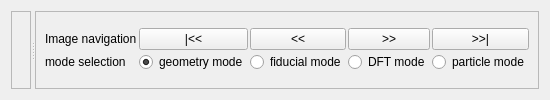
             <widget class="QWidget" name="tab_9">
              <attribute name="title">
               <string>ImageReg</string>
              </attribute>
              <layout class="QVBoxLayout" name="verticalLayout_22">
               <item>
                <widget class="QSplitter" name="splitter_2">
                 <property name="orientation">
                  <enum>Qt::Horizontal</enum>
                 </property>
                 <widget class="QFrame" name="frame_6">
                  <property name="maximumSize">
                   <size>
                    <width>200</width>
                    <height>16777215</height>
                   </size>
                  </property>
                  <property name="frameShape">
                   <enum>QFrame::StyledPanel</enum>
                  </property>
                  <property name="frameShadow">
                   <enum>QFrame::Raised</enum>
                  </property>
                  <layout class="QVBoxLayout" name="verticalLayout_20">
                   <item>
                    <layout class="QGridLayout" name="grid_alignment"/>
                   </item>
                  </layout>
                 </widget>
                 <widget class="QFrame" name="frame_7">
                  <property name="frameShape">
                   <enum>QFrame::StyledPanel</enum>
                  </property>
                  <property name="frameShadow">
                   <enum>QFrame::Raised</enum>
                  </property>
                  <layout class="QVBoxLayout" name="verticalLayout_21">
                   <item>
                    <layout class="QGridLayout" name="graphics_layout">
                     <property name="spacing">
                      <number>2</number>
                     </property>
                     <item row="0" column="0">
                      <layout class="QGridLayout" name="gridLayout_13">
                       <item row="0" column="4">
                        <widget class="QPushButton" name="pushButton_next_img">
                         <property name="sizePolicy">
                          <sizepolicy hsizetype="Expanding" vsizetype="Fixed">
                           <horstretch>0</horstretch>
                           <verstretch>0</verstretch>
                          </sizepolicy>
                         </property>
                         <property name="text">
                          <string>&gt;&gt;</string>
                         </property>
                        </widget>
                       </item>
                       <item row="0" column="2">
                        <widget class="QPushButton" name="pushButton_select_first">
                         <property name="sizePolicy">
                          <sizepolicy hsizetype="Expanding" vsizetype="Fixed">
                           <horstretch>0</horstretch>
                           <verstretch>0</verstretch>
                          </sizepolicy>
                         </property>
                         <property name="text">
                          <string>|&lt;&lt;</string>
                         </property>
                        </widget>
                       </item>
                       <item row="0" column="1">
                        <widget class="QLabel" name="label_2">
                         <property name="sizePolicy">
                          <sizepolicy hsizetype="Fixed" vsizetype="Preferred">
                           <horstretch>0</horstretch>
                           <verstretch>0</verstretch>
                          </sizepolicy>
                         </property>
                         <property name="text">
                          <string>Image navigation</string>
                         </property>
                        </widget>
                       </item>
                       <item row="1" column="1">
                        <widget class="QLabel" name="label_52">
                         <property name="text">
                          <string>mode selection</string>
                         </property>
                        </widget>
                       </item>
                       <item row="0" column="3">
                        <widget class="QPushButton" name="pushButton_pre_img">
                         <property name="sizePolicy">
                          <sizepolicy hsizetype="Expanding" vsizetype="Fixed">
                           <horstretch>0</horstretch>
                           <verstretch>0</verstretch>
                          </sizepolicy>
                         </property>
                         <property name="text">
                          <string>&lt;&lt;</string>
                         </property>
                        </widget>
                       </item>
                       <item row="1" column="3">
                        <widget class="QRadioButton" name="radioButton_fiducial">
                         <property name="sizePolicy">
                          <sizepolicy hsizetype="Expanding" vsizetype="Fixed">
                           <horstretch>0</horstretch>
                           <verstretch>0</verstretch>
                          </sizepolicy>
                         </property>
                         <property name="text">
                          <string>fiducial mode</string>
                         </property>
                        </widget>
                       </item>
                       <item row="1" column="4">
                        <widget class="QRadioButton" name="radioButton_dft">
                         <property name="sizePolicy">
                          <sizepolicy hsizetype="Expanding" vsizetype="Fixed">
                           <horstretch>0</horstretch>
                           <verstretch>0</verstretch>
                          </sizepolicy>
                         </property>
                         <property name="text">
                          <string>DFT mode</string>
                         </property>
                        </widget>
                       </item>
                       <item row="1" column="5">
                        <widget class="QRadioButton" name="radioButton_particle">
                         <property name="sizePolicy">
                          <sizepolicy hsizetype="Expanding" vsizetype="Fixed">
                           <horstretch>0</horstretch>
                           <verstretch>0</verstretch>
                          </sizepolicy>
                         </property>
                         <property name="text">
                          <string>particle mode</string>
                         </property>
                        </widget>
                       </item>
                       <item row="0" column="5">
                        <widget class="QPushButton" name="pushButton_select_last">
                         <property name="sizePolicy">
                          <sizepolicy hsizetype="Expanding" vsizetype="Fixed">
                           <horstretch>0</horstretch>
                           <verstretch>0</verstretch>
                          </sizepolicy>
                         </property>
                         <property name="text">
                          <string>&gt;&gt;|</string>
                         </property>
                        </widget>
                       </item>
                       <item row="1" column="2">
                        <widget class="QRadioButton" name="radioButton_select">
                         <property name="sizePolicy">
                          <sizepolicy hsizetype="Expanding" vsizetype="Fixed">
                           <horstretch>0</horstretch>
                           <verstretch>0</verstretch>
                          </sizepolicy>
                         </property>
                         <property name="text">
                          <string>geometry mode</string>
                         </property>
                         <property name="checked">
                          <bool>true</bool>
                         </property>
                        </widget>
                       </item>
                      </layout>
                     </item>
                    </layout>
                   </item>
                  </layout>
                 </widget>
                </widget>
               </item>
              </layout>
             </widget>
